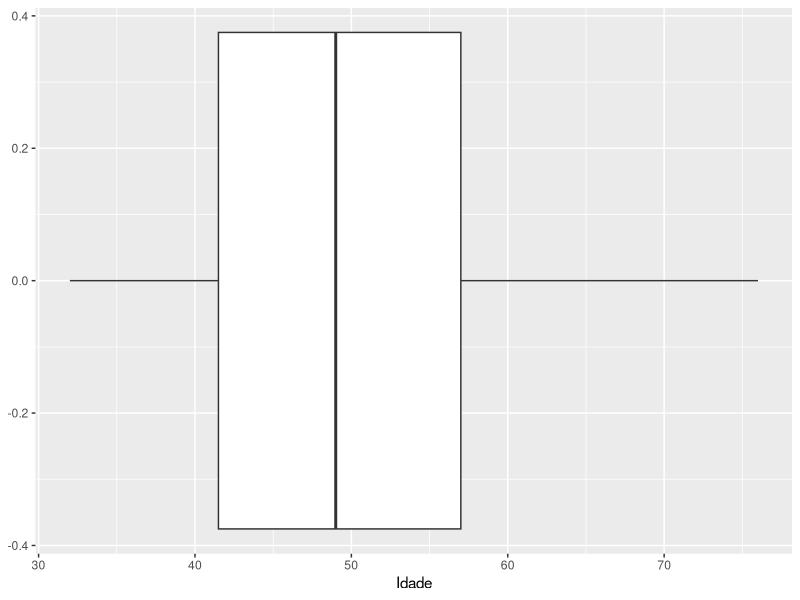
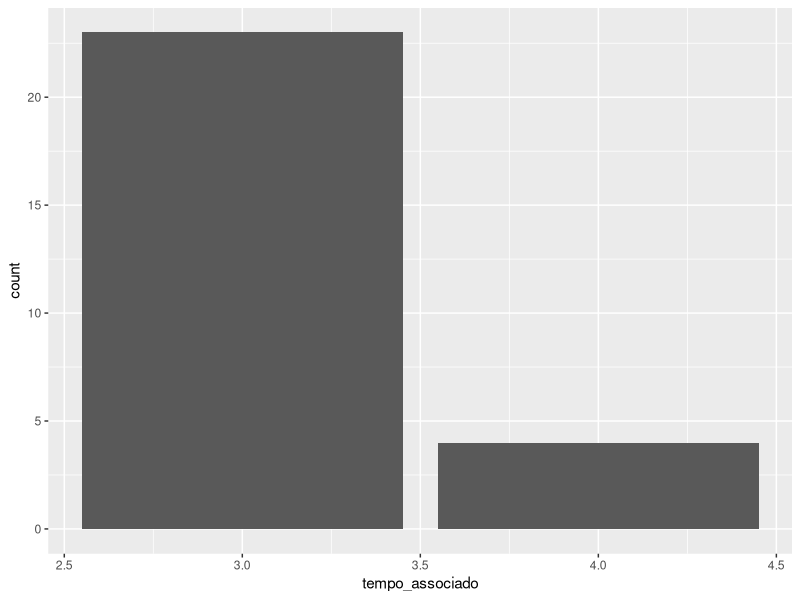
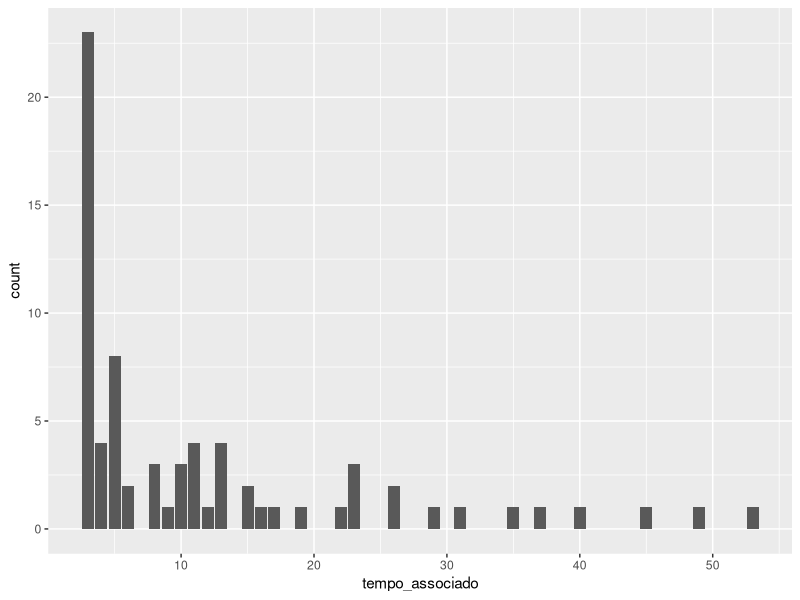
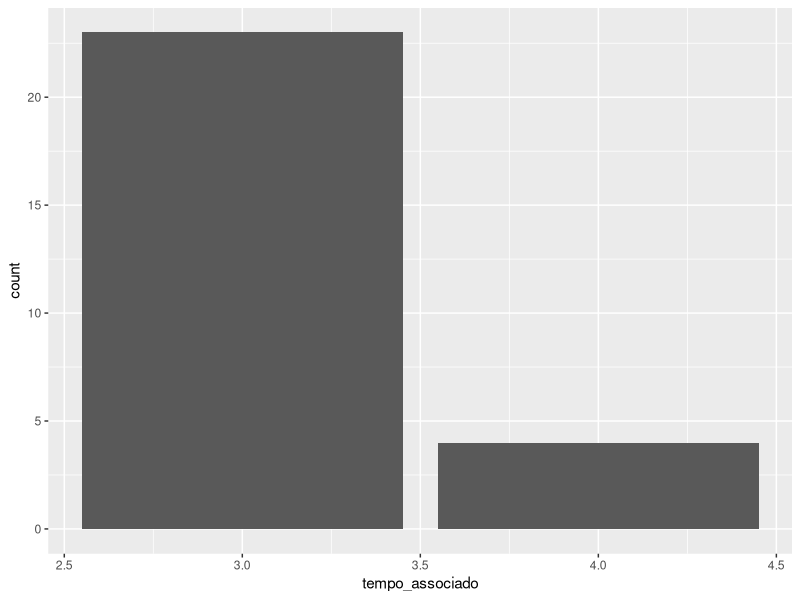
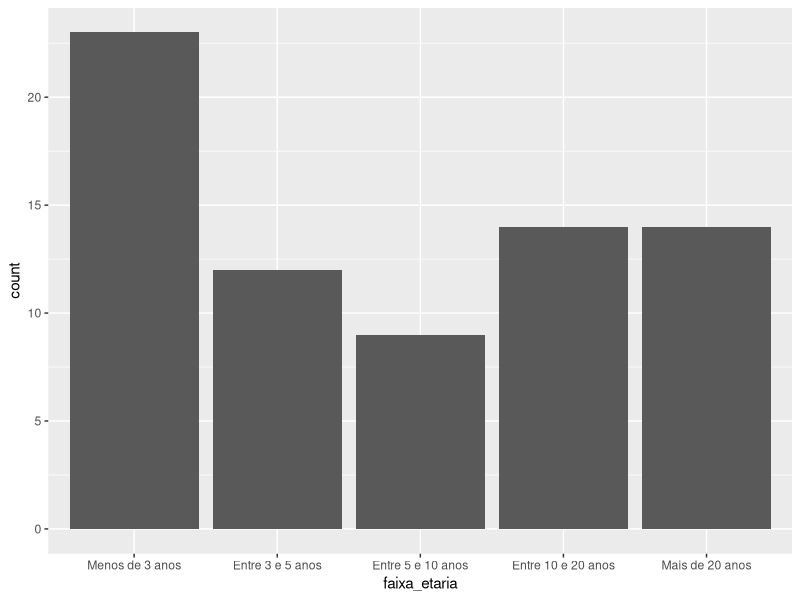
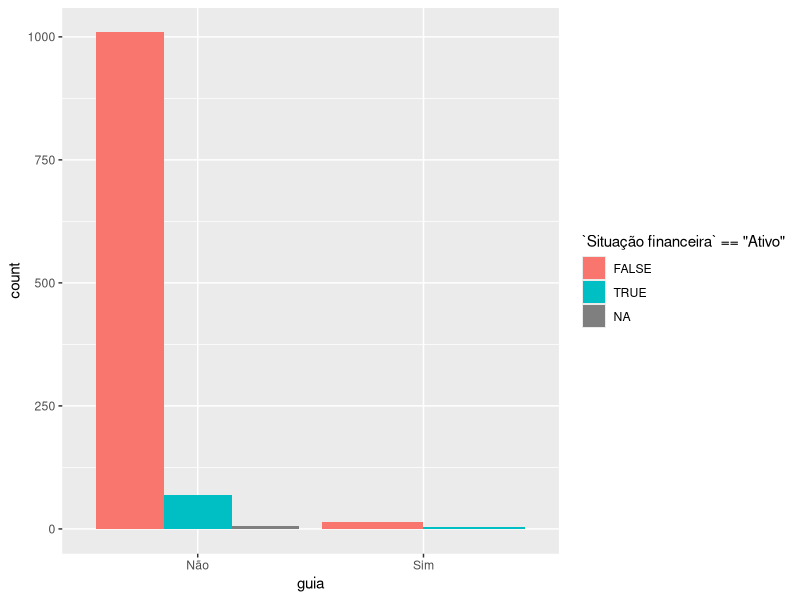

The R source for these figures, in order:
library(tidyverse)


# Dados demográficos CEG --------------------------------------------------


df <-  readr::read_csv("Cadastro_2023 13.10.2023 V2.xlsx - Atual.csv",
                       skip = 1)

names(df)

df |>
  summarise(.by = "Situação financeira",
            N= n()
  )

library(dplyr)
library(lubridate)


# Todos os sócios ---------------------------------------------------------


df_todos <- df |>
  mutate(
    Nascimento = as.Date(Nascimento,tryFormats = c("%d-%m-%Y", "%d/%m/%Y")),
    `Admissão` = as.Date(`Admissão`,tryFormats = c("%d-%m-%Y", "%d/%m/%Y")),
    Idade =floor(as.numeric(difftime(Sys.Date(), Nascimento, units = "days"))/365),
    tempo_associado = floor(as.numeric(difftime(Sys.Date(), `Admissão`, units = "days"))/365),
    faixa_etaria = case_when(
      tempo_associado <= 3 ~ "Menos de 3 anos",
      tempo_associado > 3 & tempo_associado <=5 ~ "Entre 3 e 5 anos",
      tempo_associado >5 & tempo_associado <=10 ~ "Entre 5 e 10 anos",
      tempo_associado > 10& tempo_associado<= 20 ~ "Entre 10 e 20 anos",
      tempo_associado > 20 ~ "Mais de 20 anos"
    ),
    faixa_etaria = fct_relevel(faixa_etaria,
                               c("Menos de 3 anos","Entre 3 e 5 anos","Entre 5 e 10 anos", "Entre 10 e 20 anos","Mais de 20 anos"   )
    ),
    guia = if_else(!is.na(`Guia desde`), 'Sim', 'Não')
  )


# Somente sócios ativos ---------------------------------------------------



df_ativo <- df |>
  mutate(
    Nascimento = as.Date(Nascimento,tryFormats = c("%d-%m-%Y", "%d/%m/%Y")),
    `Admissão` = as.Date(`Admissão`,tryFormats = c("%d-%m-%Y", "%d/%m/%Y")),
    Idade =floor(as.numeric(difftime(Sys.Date(), Nascimento, units = "days"))/365),
    tempo_associado = floor(as.numeric(difftime(Sys.Date(), `Admissão`, units = "days"))/365),
    faixa_etaria = case_when(
      tempo_associado <= 3 ~ "Menos de 3 anos",
      tempo_associado > 3 & tempo_associado <=5 ~ "Entre 3 e 5 anos",
      tempo_associado >5 & tempo_associado <=10 ~ "Entre 5 e 10 anos",
      tempo_associado > 10& tempo_associado<= 20 ~ "Entre 10 e 20 anos",
      tempo_associado > 20 ~ "Mais de 20 anos"
    ),
    faixa_etaria = fct_relevel(faixa_etaria,
                               c("Menos de 3 anos","Entre 3 e 5 anos","Entre 5 e 10 anos", "Entre 10 e 20 anos","Mais de 20 anos")
    ),
    guia = if_else(!is.na(`Guia desde`), 'Sim', 'Não')
  ) |>
  filter(`Situação financeira` =="Ativo")


df_ativo |>
  ggplot(aes(Idade)) +
  geom_boxplot()

df_ativo |>
  View()

df_ativo |>
  filter(tempo_associado < 5) |>
  ggplot(aes(tempo_associado ))+
  geom_bar()

df_ativo |>
  filter( tempo_associado<5) |>
  view()

df_ativo |>
  ggplot(aes(tempo_associado ))+
  geom_bar()

df_ativo |>
  filter( tempo_associado < 5) |>
  ggplot(aes(tempo_associado ))+
  geom_bar()

df_ativo |>
  filter( tempo_associado>=30) |> View()


df_ativo |>
  ggplot(aes(faixa_etaria))+
  geom_bar()


df_todos |>
  ggplot(aes(guia, fill= `Situação financeira` =="Ativo")) +
  geom_bar(position ='dodge')


df_ativo %>%
  group_by(guia) %>%
  summarise(
    `Média de idade` = mean(Idade, na.rm = T),
    Numero = n(),
    total_socios = nrow(.),
    Porcentagem = paste0(round((Numero / total_socios)*100, digits = 1), "%")
  ) |>
  xtable::xtable() |>
  flextable::as_flextable()
